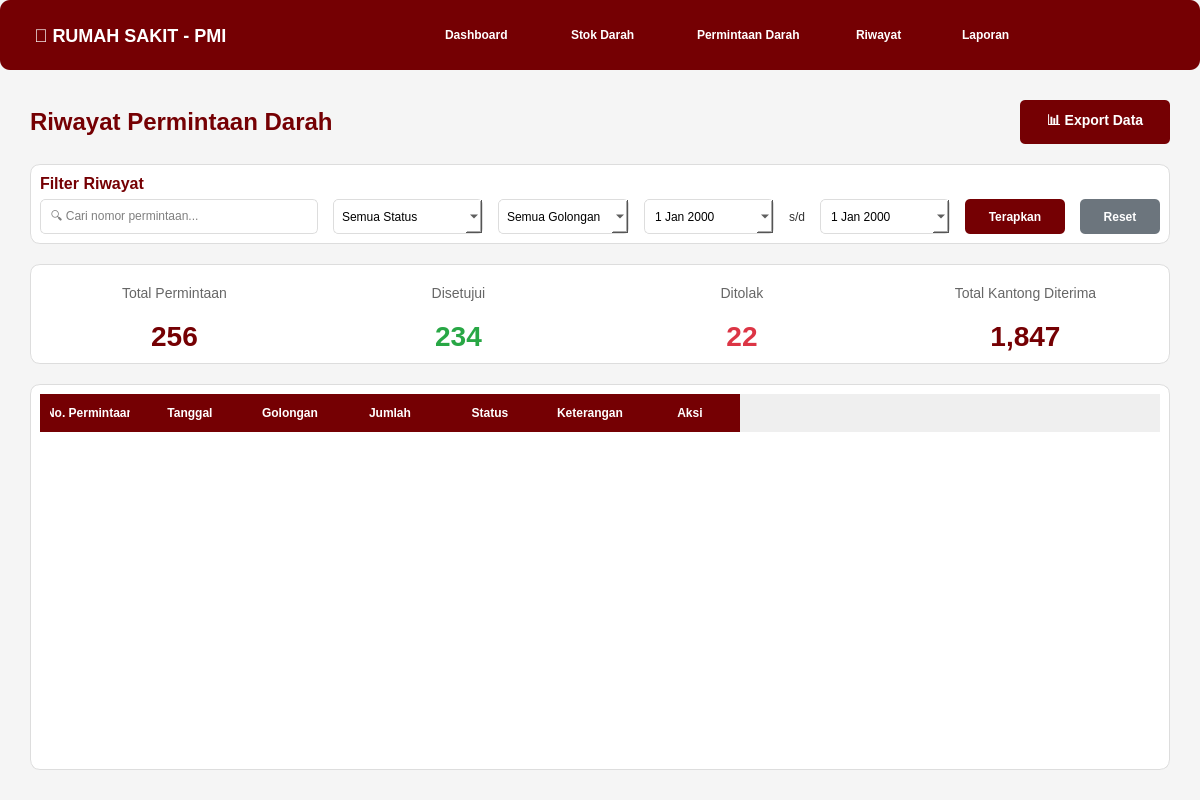
<?xml version="1.0" encoding="UTF-8"?>
<ui version="4.0">
 <class>MainWindow</class>
 <widget class="QMainWindow" name="MainWindow">
  <property name="geometry">
   <rect>
    <x>0</x>
    <y>0</y>
    <width>1200</width>
    <height>800</height>
   </rect>
  </property>
  <property name="windowTitle">
   <string>Riwayat Permintaan - PMI</string>
  </property>
  <property name="styleSheet">
   <string notr="true">
QMainWindow {
    background-color: #f5f5f5;
}
QPushButton {
    border: none;
    padding: 10px 20px;
    border-radius: 5px;
    font-weight: bold;
}
QPushButton:hover {
    opacity: 0.8;
}
QFrame {
    border-radius: 10px;
}
QLabel {
    color: #333333;
}
   </string>
  </property>
  <widget class="QWidget" name="centralwidget">
   <layout class="QVBoxLayout" name="verticalLayout">
    <property name="spacing">
     <number>0</number>
    </property>
    <property name="leftMargin">
     <number>0</number>
    </property>
    <property name="topMargin">
     <number>0</number>
    </property>
    <property name="rightMargin">
     <number>0</number>
    </property>
    <property name="bottomMargin">
     <number>0</number>
    </property>
    <item>
     <widget class="QFrame" name="navbar">
      <property name="minimumSize">
       <size>
        <width>0</width>
        <height>70</height>
       </size>
      </property>
      <property name="maximumSize">
       <size>
        <width>16777215</width>
        <height>70</height>
       </size>
      </property>
      <property name="styleSheet">
       <string notr="true">
QFrame#navbar {
    background-color: #750003;
}
QPushButton {
    color: white;
    background-color: transparent;
    text-align: left;
    padding: 15px 25px;
}
QPushButton:hover {
    background-color: rgba(255, 255, 255, 0.1);
}
QPushButton:pressed {
    background-color: rgba(255, 255, 255, 0.2);
}
       </string>
      </property>
      <property name="frameShape">
       <enum>QFrame::StyledPanel</enum>
      </property>
      <layout class="QHBoxLayout" name="horizontalLayout">
       <item>
        <widget class="QLabel" name="logoLabel">
         <property name="minimumSize">
          <size>
           <width>250</width>
           <height>0</height>
          </size>
         </property>
         <property name="styleSheet">
          <string notr="true">color: white; font-size: 18px; font-weight: bold; padding-left: 20px;</string>
         </property>
         <property name="text">
          <string>🏥 RUMAH SAKIT - PMI</string>
         </property>
        </widget>
       </item>
       <item>
        <spacer name="horizontalSpacer">
         <property name="orientation">
          <enum>Qt::Horizontal</enum>
         </property>
         <property name="sizeHint" stdset="0">
          <size>
           <width>40</width>
           <height>20</height>
          </size>
         </property>
        </spacer>
       </item>
       <item>
        <widget class="QPushButton" name="btnDashboard">
         <property name="minimumSize">
          <size>
           <width>120</width>
           <height>0</height>
          </size>
         </property>
         <property name="text">
          <string>Dashboard</string>
         </property>
        </widget>
       </item>
       <item>
        <widget class="QPushButton" name="btnStok">
         <property name="minimumSize">
          <size>
           <width>120</width>
           <height>0</height>
          </size>
         </property>
         <property name="text">
          <string>Stok Darah</string>
         </property>
        </widget>
       </item>
       <item>
        <widget class="QPushButton" name="btnPermintaan">
         <property name="minimumSize">
          <size>
           <width>150</width>
           <height>0</height>
          </size>
         </property>
         <property name="text">
          <string>Permintaan Darah</string>
         </property>
        </widget>
       </item>
       <item>
        <widget class="QPushButton" name="btnRiwayat">
         <property name="minimumSize">
          <size>
           <width>100</width>
           <height>0</height>
          </size>
         </property>
         <property name="text">
          <string>Riwayat</string>
         </property>
        </widget>
       </item>
       <item>
        <widget class="QPushButton" name="btnLaporan">
         <property name="minimumSize">
          <size>
           <width>100</width>
           <height>0</height>
          </size>
         </property>
         <property name="text">
          <string>Laporan</string>
         </property>
        </widget>
       </item>
       <item>
        <spacer name="horizontalSpacer_2">
         <property name="orientation">
          <enum>Qt::Horizontal</enum>
         </property>
         <property name="sizeHint" stdset="0">
          <size>
           <width>40</width>
           <height>20</height>
          </size>
         </property>
        </spacer>
       </item>
      </layout>
     </widget>
    </item>
    <item>
     <widget class="QWidget" name="contentWidget">
      <layout class="QVBoxLayout" name="verticalLayout_2">
       <property name="spacing">
        <number>20</number>
       </property>
       <property name="leftMargin">
        <number>30</number>
       </property>
       <property name="topMargin">
        <number>30</number>
       </property>
       <property name="rightMargin">
        <number>30</number>
       </property>
       <property name="bottomMargin">
        <number>30</number>
       </property>
       <item>
        <layout class="QHBoxLayout" name="headerLayout">
         <item>
          <widget class="QLabel" name="titleLabel">
           <property name="styleSheet">
            <string notr="true">font-size: 24px; font-weight: bold; color: #750003;</string>
           </property>
           <property name="text">
            <string>Riwayat Permintaan Darah</string>
           </property>
          </widget>
         </item>
         <item>
          <spacer name="horizontalSpacer_3">
           <property name="orientation">
            <enum>Qt::Horizontal</enum>
           </property>
           <property name="sizeHint" stdset="0">
            <size>
             <width>40</width>
             <height>20</height>
            </size>
           </property>
          </spacer>
         </item>
         <item>
          <widget class="QPushButton" name="btnExport">
           <property name="minimumSize">
            <size>
             <width>150</width>
             <height>40</height>
            </size>
           </property>
           <property name="styleSheet">
            <string notr="true">
QPushButton {
    background-color: #750003;
    color: white;
    font-size: 14px;
}
QPushButton:hover {
    background-color: #a00004;
}
            </string>
           </property>
           <property name="text">
            <string>📊 Export Data</string>
           </property>
          </widget>
         </item>
        </layout>
       </item>
       <item>
        <widget class="QFrame" name="filterFrame">
         <property name="styleSheet">
          <string notr="true">
QFrame#filterFrame {
    background-color: white;
    border: 1px solid #ddd;
}
QLineEdit, QComboBox, QDateEdit {
    padding: 8px;
    border: 1px solid #ddd;
    border-radius: 5px;
    background-color: white;
}
QLineEdit:focus, QComboBox:focus, QDateEdit:focus {
    border: 2px solid #750003;
}
          </string>
         </property>
         <property name="frameShape">
          <enum>QFrame::StyledPanel</enum>
         </property>
         <layout class="QVBoxLayout" name="verticalLayout_3">
          <item>
           <widget class="QLabel" name="lblFilter">
            <property name="styleSheet">
             <string notr="true">font-size: 16px; font-weight: bold; color: #750003;</string>
            </property>
            <property name="text">
             <string>Filter Riwayat</string>
            </property>
           </widget>
          </item>
          <item>
           <layout class="QHBoxLayout" name="filterLayout">
            <property name="spacing">
             <number>15</number>
            </property>
            <item>
             <widget class="QLineEdit" name="txtCari">
              <property name="minimumSize">
               <size>
                <width>250</width>
                <height>35</height>
               </size>
              </property>
              <property name="placeholderText">
               <string>🔍 Cari nomor permintaan...</string>
              </property>
             </widget>
            </item>
            <item>
             <widget class="QComboBox" name="cmbStatus">
              <property name="minimumSize">
               <size>
                <width>150</width>
                <height>35</height>
               </size>
              </property>
              <item>
               <property name="text">
                <string>Semua Status</string>
               </property>
              </item>
              <item>
               <property name="text">
                <string>Disetujui</string>
               </property>
              </item>
              <item>
               <property name="text">
                <string>Ditolak</string>
               </property>
              </item>
              <item>
               <property name="text">
                <string>Selesai</string>
               </property>
              </item>
             </widget>
            </item>
            <item>
             <widget class="QComboBox" name="cmbGolongan">
              <property name="minimumSize">
               <size>
                <width>120</width>
                <height>35</height>
               </size>
              </property>
              <item>
               <property name="text">
                <string>Semua Golongan</string>
               </property>
              </item>
              <item>
               <property name="text">
                <string>A+</string>
               </property>
              </item>
              <item>
               <property name="text">
                <string>A-</string>
               </property>
              </item>
              <item>
               <property name="text">
                <string>B+</string>
               </property>
              </item>
              <item>
               <property name="text">
                <string>B-</string>
               </property>
              </item>
              <item>
               <property name="text">
                <string>AB+</string>
               </property>
              </item>
              <item>
               <property name="text">
                <string>AB-</string>
               </property>
              </item>
              <item>
               <property name="text">
                <string>O+</string>
               </property>
              </item>
              <item>
               <property name="text">
                <string>O-</string>
               </property>
              </item>
             </widget>
            </item>
            <item>
             <widget class="QDateEdit" name="dateFrom">
              <property name="minimumSize">
               <size>
                <width>130</width>
                <height>35</height>
               </size>
              </property>
              <property name="calendarPopup">
               <bool>true</bool>
              </property>
             </widget>
            </item>
            <item>
             <widget class="QLabel" name="lblSampai">
              <property name="text">
               <string>s/d</string>
              </property>
             </widget>
            </item>
            <item>
             <widget class="QDateEdit" name="dateTo">
              <property name="minimumSize">
               <size>
                <width>130</width>
                <height>35</height>
               </size>
              </property>
              <property name="calendarPopup">
               <bool>true</bool>
              </property>
             </widget>
            </item>
            <item>
             <widget class="QPushButton" name="btnFilter">
              <property name="minimumSize">
               <size>
                <width>100</width>
                <height>35</height>
               </size>
              </property>
              <property name="styleSheet">
               <string notr="true">
QPushButton {
    background-color: #750003;
    color: white;
}
QPushButton:hover {
    background-color: #a00004;
}
               </string>
              </property>
              <property name="text">
               <string>Terapkan</string>
              </property>
             </widget>
            </item>
            <item>
             <widget class="QPushButton" name="btnReset">
              <property name="minimumSize">
               <size>
                <width>80</width>
                <height>35</height>
               </size>
              </property>
              <property name="styleSheet">
               <string notr="true">
QPushButton {
    background-color: #6c757d;
    color: white;
}
QPushButton:hover {
    background-color: #5a6268;
}
               </string>
              </property>
              <property name="text">
               <string>Reset</string>
              </property>
             </widget>
            </item>
           </layout>
          </item>
         </layout>
        </widget>
       </item>
       <item>
        <widget class="QFrame" name="statsFrame">
         <property name="minimumSize">
          <size>
           <width>0</width>
           <height>100</height>
          </size>
         </property>
         <property name="maximumSize">
          <size>
           <width>16777215</width>
           <height>100</height>
          </size>
         </property>
         <property name="styleSheet">
          <string notr="true">
QFrame#statsFrame {
    background-color: white;
    border: 1px solid #ddd;
}
          </string>
         </property>
         <property name="frameShape">
          <enum>QFrame::StyledPanel</enum>
         </property>
         <layout class="QHBoxLayout" name="horizontalLayout_2">
          <item>
           <layout class="QVBoxLayout" name="verticalLayout_4">
            <item>
             <widget class="QLabel" name="lblTotalPermintaan">
              <property name="styleSheet">
               <string notr="true">font-size: 14px; color: #666;</string>
              </property>
              <property name="text">
               <string>Total Permintaan</string>
              </property>
              <property name="alignment">
               <set>Qt::AlignCenter</set>
              </property>
             </widget>
            </item>
            <item>
             <widget class="QLabel" name="valueTotalPermintaan">
              <property name="styleSheet">
               <string notr="true">font-size: 28px; font-weight: bold; color: #750003;</string>
              </property>
              <property name="text">
               <string>256</string>
              </property>
              <property name="alignment">
               <set>Qt::AlignCenter</set>
              </property>
             </widget>
            </item>
           </layout>
          </item>
          <item>
           <widget class="Line" name="line">
            <property name="orientation">
             <enum>Qt::Vertical</enum>
            </property>
           </widget>
          </item>
          <item>
           <layout class="QVBoxLayout" name="verticalLayout_5">
            <item>
             <widget class="QLabel" name="lblDisetujui">
              <property name="styleSheet">
               <string notr="true">font-size: 14px; color: #666;</string>
              </property>
              <property name="text">
               <string>Disetujui</string>
              </property>
              <property name="alignment">
               <set>Qt::AlignCenter</set>
              </property>
             </widget>
            </item>
            <item>
             <widget class="QLabel" name="valueDisetujui">
              <property name="styleSheet">
               <string notr="true">font-size: 28px; font-weight: bold; color: #28a745;</string>
              </property>
              <property name="text">
               <string>234</string>
              </property>
              <property name="alignment">
               <set>Qt::AlignCenter</set>
              </property>
             </widget>
            </item>
           </layout>
          </item>
          <item>
           <widget class="Line" name="line_2">
            <property name="orientation">
             <enum>Qt::Vertical</enum>
            </property>
           </widget>
          </item>
          <item>
           <layout class="QVBoxLayout" name="verticalLayout_6">
            <item>
             <widget class="QLabel" name="lblDitolak">
              <property name="styleSheet">
               <string notr="true">font-size: 14px; color: #666;</string>
              </property>
              <property name="text">
               <string>Ditolak</string>
              </property>
              <property name="alignment">
               <set>Qt::AlignCenter</set>
              </property>
             </widget>
            </item>
            <item>
             <widget class="QLabel" name="valueDitolak">
              <property name="styleSheet">
               <string notr="true">font-size: 28px; font-weight: bold; color: #dc3545;</string>
              </property>
              <property name="text">
               <string>22</string>
              </property>
              <property name="alignment">
               <set>Qt::AlignCenter</set>
              </property>
             </widget>
            </item>
           </layout>
          </item>
          <item>
           <widget class="Line" name="line_3">
            <property name="orientation">
             <enum>Qt::Vertical</enum>
            </property>
           </widget>
          </item>
          <item>
           <layout class="QVBoxLayout" name="verticalLayout_7">
            <item>
             <widget class="QLabel" name="lblTotalKantong">
              <property name="styleSheet">
               <string notr="true">font-size: 14px; color: #666;</string>
              </property>
              <property name="text">
               <string>Total Kantong Diterima</string>
              </property>
              <property name="alignment">
               <set>Qt::AlignCenter</set>
              </property>
             </widget>
            </item>
            <item>
             <widget class="QLabel" name="valueTotalKantong">
              <property name="styleSheet">
               <string notr="true">font-size: 28px; font-weight: bold; color: #750003;</string>
              </property>
              <property name="text">
               <string>1,847</string>
              </property>
              <property name="alignment">
               <set>Qt::AlignCenter</set>
              </property>
             </widget>
            </item>
           </layout>
          </item>
         </layout>
        </widget>
       </item>
       <item>
        <widget class="QFrame" name="tableFrame">
         <property name="styleSheet">
          <string notr="true">
QFrame#tableFrame {
    background-color: white;
    border: 1px solid #ddd;
}
          </string>
         </property>
         <property name="frameShape">
          <enum>QFrame::StyledPanel</enum>
         </property>
         <layout class="QVBoxLayout" name="verticalLayout_8">
          <item>
           <widget class="QTableWidget" name="tableRiwayat">
            <property name="styleSheet">
             <string notr="true">
QTableWidget {
    border: none;
    background-color: white;
    gridline-color: #f0f0f0;
}
QHeaderView::section {
    background-color: #750003;
    color: white;
    padding: 10px;
    border: none;
    font-weight: bold;
}
QTableWidget::item {
    padding: 10px;
}
QTableWidget::item:selected {
    background-color: #fff5f5;
    color: #750003;
}
             </string>
            </property>
            <column>
             <property name="text">
              <string>No. Permintaan</string>
             </property>
            </column>
            <column>
             <property name="text">
              <string>Tanggal</string>
             </property>
            </column>
            <column>
             <property name="text">
              <string>Golongan</string>
             </property>
            </column>
            <column>
             <property name="text">
              <string>Jumlah</string>
             </property>
            </column>
            <column>
             <property name="text">
              <string>Status</string>
             </property>
            </column>
            <column>
             <property name="text">
              <string>Keterangan</string>
             </property>
            </column>
            <column>
             <property name="text">
              <string>Aksi</string>
             </property>
            </column>
           </widget>
          </item>
         </layout>
        </widget>
       </item>
      </layout>
     </widget>
    </item>
   </layout>
  </widget>
 </widget>
 <resources/>
 <connections/>
</ui>
